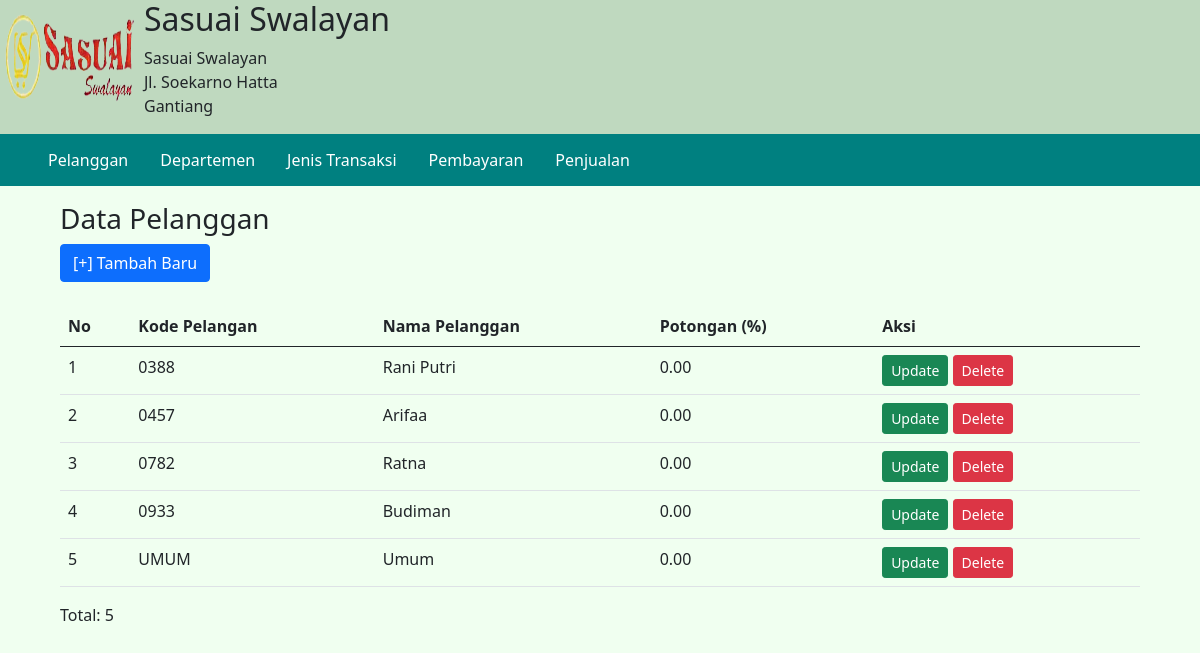
The page /list-data-pelanggan.php on the database its author committed.
### tables this page shows
CREATE TABLE `pelanggan` (
  `kode_pelanggan` varchar(4) NOT NULL,
  `nama_pelanggan` varchar(20) NOT NULL,
  `potongan` float NOT NULL
);

### list-data-pelanggan.php (the view, shortened to what this page needs)
<?php
    include("config.php");
    include("header.php");
?>
<!DOCTYPE html>
<html>
<head>
    <link href="https://cdn.jsdelivr.net/npm/bootstrap@5.0.0-beta3/dist/css/bootstrap.min.css" rel="stylesheet">
</head>
<body>
    <form style="margin-left: 5%; margin-right: 5%;">
    <header>
        <h3>Data Pelanggan</h3>
        <a href="form-tambah-pelanggan.php"><button type="button" class="btn btn-primary">[+] Tambah Baru</button></a>
    </header>
    <br>
    <table class="table table-hover" >
        <thead>
            <tr>
                <th>No</th>
                <th>Kode Pelangan</th>
                <th>Nama Pelanggan</th>
                <th>Potongan (%)</th>
                <th>Aksi</th>
            </tr>
        </thead>
        <tbody>
            <?php
            $sql = "SELECT * FROM pelanggan";
            $query = mysqli_query($db, $sql);
            $i=1;
            while($data_c = mysqli_fetch_array($query)){
                echo "<tr>";
                echo "<td>".$i."</td>";
                echo "<td>".$data_c['kode_pelanggan']."</td>";
                echo "<td>".$data_c['nama_pelanggan']."</td>";
                $persen=100;
                echo "<td>".$data_c['potongan']*$persen.".00</td>";
                ?>
                <td>
               <form method="POST" action="list-data-pelanggan.php" onsubmit="return confirm('Apakah data ini akan dihapus?');">
                  <a href="form-edit-pelanggan.php?kode_pelanggan=<?php echo $data_c['kode_pelanggan'] ?>" class='btn btn-success btn-sm'>Update</a>
                  <button type="submit" name="submitdel" class="btn btn-sm btn-danger">Delete</button>
                </form>
                </td>
                <?php
                $i++;
            }
            ?>
        </tbody>
    </table>
    <p>Total: <?php echo mysqli_num_rows($query) ?></p>
    </form>
    </body>
</html>

### header.php (shortened to what this page needs)
<!DOCTYPE html>
<html>
<head>
</head>
<body style="background-color: honeydew">
<div style="background-color: #bfd9bf">
<div id="logo">
            <img src="logos.png">
</div>
<div class="header">
  <h2>Sasuai Swalayan</h2>
  <p>Sasuai Swalayan <br>
  Jl. Soekarno Hatta <br>
  Gantiang</p>
</div>
<ul>
  <li><a href="list-data-pelanggan.php">Pelanggan</a></li>
  <li><a href="list-data-departemen.php">Departemen</a></li>
  <li><a href="list-data-jenis-transaksi.php">Jenis Transaksi</a></li>
  <li><a href="list-data-pembayaran.php">Pembayaran</a></li>
  <li><a href="list-data.php">Penjualan</a></li>
</ul>
</div>
</body>
</html>

### header.php (style rules this page uses)
#logo { float:left; width:12%; }
img { margin-top: 10px; width: 140px; height: 100px; }
body { font-size: 18px; }
ul { list-style-type: none; margin: 0; padding: 0; overflow: hidden; background-color: Teal; position: -webkit-sticky; position: sticky; top: 0; }
li { float: left; }
li a { display: block; color: white; text-align: center; padding: 14px 16px; text-decoration: none; }

### rows shown on the page
pelanggan: kode_pelanggan "0388", nama_pelanggan "Rani Putri", $data_c['potongan']*$persen "0"
pelanggan: kode_pelanggan "0457", nama_pelanggan "Arifaa", $data_c['potongan']*$persen "0"
pelanggan: kode_pelanggan "0782", nama_pelanggan "Ratna", $data_c['potongan']*$persen "0"
pelanggan: kode_pelanggan "0933", nama_pelanggan "Budiman", $data_c['potongan']*$persen "0"
pelanggan: kode_pelanggan "UMUM", nama_pelanggan "Umum", $data_c['potongan']*$persen "0"

### other values the page prints
mysqli_num_rows($query) "5"
